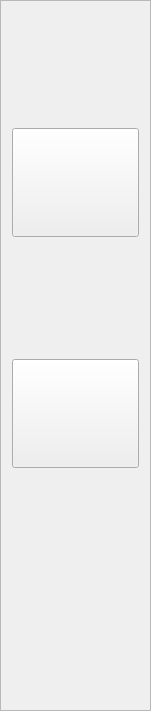
    <widget class="QFrame" name="left_frame">
     <property name="geometry">
      <rect>
       <x>0</x>
       <y>17</y>
       <width>151</width>
       <height>711</height>
      </rect>
     </property>
     <property name="autoFillBackground">
      <bool>false</bool>
     </property>
     <property name="styleSheet">
      <string notr="true">border-image:none;</string>
     </property>
     <property name="frameShape">
      <enum>QFrame::StyledPanel</enum>
     </property>
     <property name="frameShadow">
      <enum>QFrame::Raised</enum>
     </property>
     <property name="lineWidth">
      <number>0</number>
     </property>
     <property name="midLineWidth">
      <number>0</number>
     </property>
     <layout class="QVBoxLayout" name="verticalLayout">
      <item>
       <widget class="QPushButton" name="pushButton_12">
        <property name="sizePolicy">
         <sizepolicy hsizetype="Minimum" vsizetype="Minimum">
          <horstretch>0</horstretch>
          <verstretch>0</verstretch>
         </sizepolicy>
        </property>
        <property name="font">
         <font>
          <underline>false</underline>
         </font>
        </property>
        <property name="mouseTracking">
         <bool>false</bool>
        </property>
        <property name="focusPolicy">
         <enum>Qt::NoFocus</enum>
        </property>
        <property name="contextMenuPolicy">
         <enum>Qt::NoContextMenu</enum>
        </property>
        <property name="autoFillBackground">
         <bool>false</bool>
        </property>
        <property name="styleSheet">
         <string notr="true">border-image: url(:/KU_X3);</string>
        </property>
        <property name="text">
         <string/>
        </property>
        <property name="checkable">
         <bool>false</bool>
        </property>
        <property name="autoRepeat">
         <bool>false</bool>
        </property>
        <property name="autoExclusive">
         <bool>false</bool>
        </property>
        <property name="autoDefault">
         <bool>false</bool>
        </property>
        <property name="default">
         <bool>false</bool>
        </property>
        <property name="flat">
         <bool>true</bool>
        </property>
       </widget>
      </item>
      <item>
       <widget class="QPushButton" name="pushButton_5">
        <property name="sizePolicy">
         <sizepolicy hsizetype="Minimum" vsizetype="Minimum">
          <horstretch>0</horstretch>
          <verstretch>0</verstretch>
         </sizepolicy>
        </property>
        <property name="font">
         <font>
          <underline>false</underline>
         </font>
        </property>
        <property name="mouseTracking">
         <bool>false</bool>
        </property>
        <property name="focusPolicy">
         <enum>Qt::NoFocus</enum>
        </property>
        <property name="contextMenuPolicy">
         <enum>Qt::NoContextMenu</enum>
        </property>
        <property name="autoFillBackground">
         <bool>false</bool>
        </property>
        <property name="styleSheet">
         <string notr="true">border-image: url(:/KU_EXIT);</string>
        </property>
        <property name="text">
         <string/>
        </property>
        <property name="checkable">
         <bool>false</bool>
        </property>
        <property name="autoRepeat">
         <bool>false</bool>
        </property>
        <property name="autoExclusive">
         <bool>false</bool>
        </property>
        <property name="autoDefault">
         <bool>false</bool>
        </property>
        <property name="default">
         <bool>false</bool>
        </property>
        <property name="flat">
         <bool>false</bool>
        </property>
       </widget>
      </item>
      <item>
       <widget class="QPushButton" name="pushButton_18">
        <property name="sizePolicy">
         <sizepolicy hsizetype="Minimum" vsizetype="Minimum">
          <horstretch>0</horstretch>
          <verstretch>0</verstretch>
         </sizepolicy>
        </property>
        <property name="font">
         <font>
          <underline>false</underline>
         </font>
        </property>
        <property name="mouseTracking">
         <bool>false</bool>
        </property>
        <property name="focusPolicy">
         <enum>Qt::NoFocus</enum>
        </property>
        <property name="contextMenuPolicy">
         <enum>Qt::NoContextMenu</enum>
        </property>
        <property name="autoFillBackground">
         <bool>false</bool>
        </property>
        <property name="styleSheet">
         <string notr="true">border-image: url(:/KU_X3);</string>
        </property>
        <property name="text">
         <string/>
        </property>
        <property name="checkable">
         <bool>false</bool>
        </property>
        <property name="autoRepeat">
         <bool>false</bool>
        </property>
        <property name="autoExclusive">
         <bool>false</bool>
        </property>
        <property name="autoDefault">
         <bool>false</bool>
        </property>
        <property name="default">
         <bool>false</bool>
        </property>
        <property name="flat">
         <bool>true</bool>
        </property>
       </widget>
      </item>
      <item>
       <widget class="QPushButton" name="pushButton_15">
        <property name="sizePolicy">
         <sizepolicy hsizetype="Minimum" vsizetype="Minimum">
          <horstretch>0</horstretch>
          <verstretch>0</verstretch>
         </sizepolicy>
        </property>
        <property name="font">
         <font>
          <underline>false</underline>
         </font>
        </property>
        <property name="mouseTracking">
         <bool>false</bool>
        </property>
        <property name="focusPolicy">
         <enum>Qt::NoFocus</enum>
        </property>
        <property name="contextMenuPolicy">
         <enum>Qt::NoContextMenu</enum>
        </property>
        <property name="autoFillBackground">
         <bool>false</bool>
        </property>
        <property name="styleSheet">
         <string notr="true">border-image: url(:/KU_WAREHOUSE);</string>
        </property>
        <property name="text">
         <string/>
        </property>
        <property name="checkable">
         <bool>false</bool>
        </property>
        <property name="autoRepeat">
         <bool>false</bool>
        </property>
        <property name="autoExclusive">
         <bool>false</bool>
        </property>
        <property name="autoDefault">
         <bool>false</bool>
        </property>
        <property name="default">
         <bool>false</bool>
        </property>
        <property name="flat">
         <bool>false</bool>
        </property>
       </widget>
      </item>
      <item>
       <widget class="QPushButton" name="pushButton_21">
        <property name="sizePolicy">
         <sizepolicy hsizetype="Minimum" vsizetype="Minimum">
          <horstretch>0</horstretch>
          <verstretch>0</verstretch>
         </sizepolicy>
        </property>
        <property name="font">
         <font>
          <underline>false</underline>
         </font>
        </property>
        <property name="mouseTracking">
         <bool>false</bool>
        </property>
        <property name="focusPolicy">
         <enum>Qt::NoFocus</enum>
        </property>
        <property name="contextMenuPolicy">
         <enum>Qt::NoContextMenu</enum>
        </property>
        <property name="autoFillBackground">
         <bool>false</bool>
        </property>
        <property name="styleSheet">
         <string notr="true">border-image: url(:/KU_X3);</string>
        </property>
        <property name="text">
         <string/>
        </property>
        <property name="checkable">
         <bool>false</bool>
        </property>
        <property name="autoRepeat">
         <bool>false</bool>
        </property>
        <property name="autoExclusive">
         <bool>false</bool>
        </property>
        <property name="autoDefault">
         <bool>false</bool>
        </property>
        <property name="default">
         <bool>false</bool>
        </property>
        <property name="flat">
         <bool>true</bool>
        </property>
       </widget>
      </item>
      <item>
       <widget class="QPushButton" name="pushButton_32">
        <property name="sizePolicy">
         <sizepolicy hsizetype="Minimum" vsizetype="Minimum">
          <horstretch>0</horstretch>
          <verstretch>0</verstretch>
         </sizepolicy>
        </property>
        <property name="font">
         <font>
          <underline>false</underline>
         </font>
        </property>
        <property name="mouseTracking">
         <bool>false</bool>
        </property>
        <property name="focusPolicy">
         <enum>Qt::NoFocus</enum>
        </property>
        <property name="contextMenuPolicy">
         <enum>Qt::NoContextMenu</enum>
        </property>
        <property name="autoFillBackground">
         <bool>false</bool>
        </property>
        <property name="styleSheet">
         <string notr="true">border-image: url(:/KU_X3);</string>
        </property>
        <property name="text">
         <string/>
        </property>
        <property name="checkable">
         <bool>false</bool>
        </property>
        <property name="autoRepeat">
         <bool>false</bool>
        </property>
        <property name="autoExclusive">
         <bool>false</bool>
        </property>
        <property name="autoDefault">
         <bool>false</bool>
        </property>
        <property name="default">
         <bool>false</bool>
        </property>
        <property name="flat">
         <bool>true</bool>
        </property>
       </widget>
      </item>
     </layout>
    </widget>
